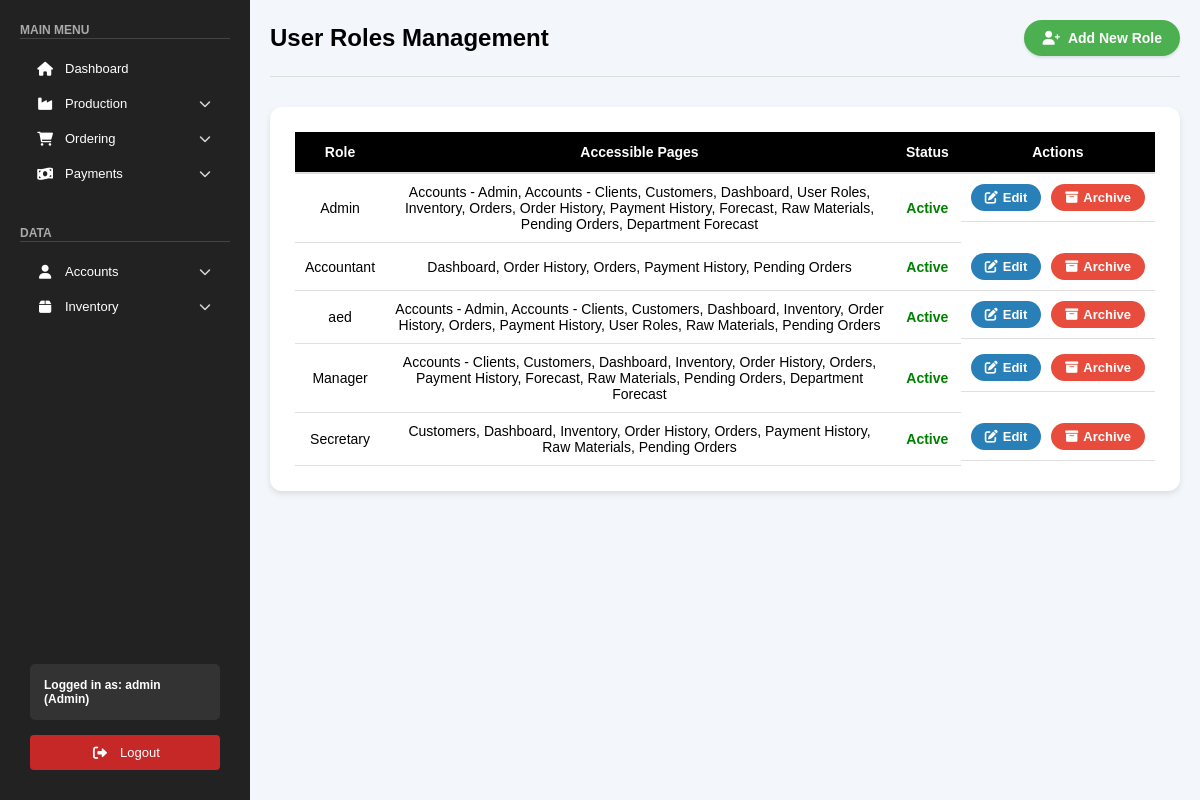
Page /public/pages/user_roles.php (signed in) on the earlier database version.
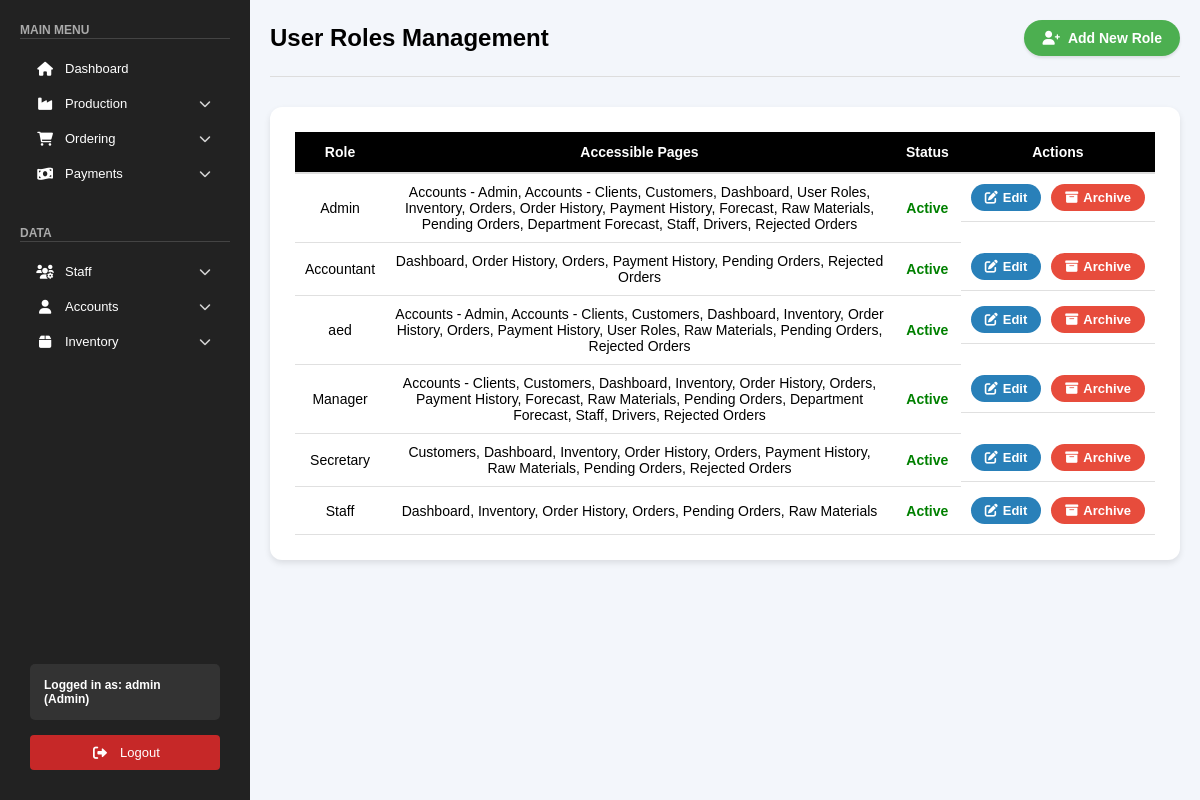
Same page on the later database version.
### tables this page shows
CREATE TABLE `roles` (
  `role_id` int(11) NOT NULL,
  `role_name` varchar(255) DEFAULT NULL,
  `status` enum('active','inactive') DEFAULT 'active',
  `pages` text NOT NULL
);

### public/pages/user_roles.php (the view, shortened to what this page needs)
<?php
include "../../backend/check_role.php";
$roles_query = "SELECT * FROM roles ORDER BY (role_name = 'admin') DESC, role_name ASC";
$roles_result = $conn->query($roles_query);
?>
<!DOCTYPE html>
<html lang="en">
<head>
    <link rel="stylesheet" href="/css/user_roles.css">
    <link rel="stylesheet" href="/css/sidebar.css">
    <link rel="stylesheet" href="https://cdnjs.cloudflare.com/ajax/libs/font-awesome/6.0.0/css/all.min.css">
</head>
<body>
    <?php include '../sidebar.php'; ?>
    <div class="main-content">
        <div class="accounts-header">
            <h1>User Roles Management</h1>
            <button onclick="showRoleForm()" class="add-account-btn">
                <i class="fas fa-user-plus"></i> Add New Role
            </button>
        </div>
        <div class="accounts-table-container">
            <table class="accounts-table">
                <thead>
                    <tr>
                        <th>Role</th>
                        <th>Accessible Pages</th>
                        <th>Status</th>
                        <th>Actions</th>
                    </tr>
                </thead>
                <tbody>
                    <?php while ($role = $roles_result->fetch_assoc()): ?>
                        <tr>
                            <td><?= htmlspecialchars($role['role_name']) ?></td>
                            <td><?= htmlspecialchars($role['pages'] ?? 'None') ?></td>
                            <td class="<?= $role['status'] == 'active' ? 'status-active' : 'status-inactive' ?>">
                                <?= htmlspecialchars(ucfirst($role['status'])) ?>
                            </td>
                            <td class="action-buttons">
                                <?php if ($role['role_name'] !== 'admin'): ?>
                                    <button type="button" class="edit-btn"
                                        onclick="showRoleForm('<?= $role['role_id'] ?>', '<?= htmlspecialchars($role['role_name']) ?>', '<?= htmlspecialchars($role['pages']) ?>')">
                                        <i class="fas fa-edit"></i> Edit
                                    </button>
                                    <form method="POST" action="../../backend/roles/manage_roles.php" style="display:inline;">
                                        <button type="submit" class="<?= $role['status'] == 'active' ? 'archive-btn' : 'activate-btn' ?>">
                                            <i class="fas fa-<?= $role['status'] == 'active' ? 'archive' : 'check' ?>"></i> <?= ucfirst($role['status'] == 'active' ? 'Archive' : 'Activate') ?>
                                        </button>
                                    </form>
                                <?php endif; ?>
                            </td>
                        </tr>
                    <?php endwhile; ?>
                </tbody>
            </table>
        </div>
    </div>
</body>
</html>

### public/sidebar.php (shortened to what this page needs)
<?php
include_once "../../backend/check_role.php";
if (isset($_SESSION['admin_user_id'])) {
    $username = $_SESSION['admin_username'] ?? 'Guest';
    $role = $_SESSION['admin_role'] ?? 'guest';
} else if (isset($_SESSION['client_user_id'])) {
    $username = $_SESSION['client_username'] ?? 'Guest';
    $role = $_SESSION['client_role'] ?? 'guest';
} else {
    $username = $_SESSION['username'] ?? 'Guest';
    $role = $_SESSION['role'] ?? 'guest';
}
$stmt = $conn->prepare("SELECT pages FROM roles WHERE role_name = ? AND status = 'active'");
$stmt->bind_param("s", $role);
$stmt->execute();
$stmt->bind_result($pages);
$allowedPages = array_map('trim', explode(',', $pages));
?>
<div class="sidebar">
    <div>
        <div class="menu-section">
            <span class="menu-title"><b>MAIN MENU</b></span>
            <hr>
            <?php if (in_array('Dashboard', $allowedPages)): ?>
                <a href="/public/pages/dashboard.php" class="menu-item">
                    <div>
                        <i class="fas fa-home"></i> Dashboard
                    </div>
                </a>
            <?php endif; ?>
            <?php if (in_array('Forecast', $allowedPages)): ?>
                <div class="submenu">
                    <span class="menu-item" onclick="toggleSubmenu(this)">
                        <div>
                            <i class="fas fa-industry"></i> Production
                        </div>
                        <i class="fas fa-chevron-down"></i>
                    </span>
                </div>
            <?php endif; ?>
            <?php if (in_array('Orders', $allowedPages) || in_array('Order History', $allowedPages) || in_array('Pending Orders', $allowedPages)): ?>
                <div class="submenu">
                    <span class="menu-item" onclick="toggleSubmenu(this)">
                        <div>
                            <i class="fas fa-shopping-cart"></i> Ordering
                        </div>
                        <i class="fas fa-chevron-down"></i>
                    </span>
                </div>
            <?php endif; ?>
            <?php if (in_array('Payment History', $allowedPages)): ?>
                <div class="submenu">
                    <span class="menu-item" onclick="toggleSubmenu(this)">
                        <div>
                            <i class="fas fa-money-bill-wave"></i> Payments
                        </div>
                        <i class="fas fa-chevron-down"></i>
                    </span>
                </div>
            <?php endif; ?>
        </div>
        <div class="menu-section">
            <span class="menu-title"><b>DATA</b></span>
            <hr>
            <?php if (in_array('Staff', $allowedPages) || in_array('Drivers', $allowedPages)): ?>
                <div class="submenu">
                    <span class="menu-item" onclick="toggleSubmenu(this)">
                        <div>
                            <i class="fas fa-users-cog"></i> Staff
                        </div>
                        <i class="fas fa-chevron-down"></i>
                    </span>
                </div>
            <?php endif; ?>
            <?php if (in_array('Accounts - Admin', $allowedPages) || in_array('Accounts - Clients', $allowedPages) || in_array('User Roles', $allowedPages)): ?>
                <div class="submenu">
                    <span class="menu-item" onclick="toggleSubmenu(this)">
                        <div>
                            <i class="fas fa-user"></i> Accounts
                        </div>
                        <i class="fas fa-chevron-down"></i>
                    </span>
                </div>
            <?php endif; ?>
            <?php if (in_array('Inventory', $allowedPages)): ?>
                <div class="submenu">
                    <span class="menu-item" onclick="toggleSubmenu(this)">
                        <div>
                            <i class="fas fa-box"></i> Inventory
                        </div>
                        <i class="fas fa-chevron-down"></i>
                    </span>
                </div>
            <?php endif; ?>
        </div>
    </div>
    <div class="account-section">
        <div class="account-info">
            Logged in as:
            <strong>
                <?php echo htmlspecialchars($username); ?>
            </strong> (<?= htmlspecialchars(ucfirst($role)) ?>)
        </div>
        <a href="/backend/logout.php" class="logout-btn">
            <i class="fas fa-sign-out-alt"></i> Logout
        </a>
    </div>
</div>

### css/user_roles.css (style rules this page uses)
body { font-family: Arial, sans-serif; background-color: #f3f6fb; margin: 0; box-sizing: border-box; }
.accounts-header { display: flex; justify-content: space-between; align-items: center; margin-bottom: 30px; padding-bottom: 20px; border-bottom: 1px solid #ddd; }
.accounts-header h1 { font-size: 24px; font-weight: bold; display: flex; align-items: center; gap: 12px; }
.add-account-btn { padding: 10px 18px; font-size: 14px; border: none; font-weight: bold; color: white; background-color: #4CAF50; border-radius: 20px; text-decoration: none; transition: 0.3s; display: flex; align-items: center; gap: 8px; box-shadow: 0px 2px 3px rgba(0, 0, 0, 0.1); }
.accounts-table-container { background-color: #ffffff; padding: 25px; border-radius: 12px; box-shadow: 0px 3px 6px rgba(0, 0, 0, 0.1); }
.accounts-table { width: 100%; border-collapse: collapse; font-size: 14px; }
.accounts-table th { background-color: black; color: white; font-weight: bold; padding: 12px; text-align: center; border-bottom: 2px solid #ddd; }
.accounts-table td { padding: 10px; text-align: center; border-bottom: 1px solid #e0e0e0; }
.action-buttons { display: flex; justify-content: center; gap: 10px; }
.edit-btn, .archive-btn { padding: 6px 14px; font-size: 13px; font-weight: 600; border-radius: 20px; text-decoration: none; transition: background-color 0.3s; display: flex; align-items: center; gap: 5px; border: none; }
.edit-btn { background-color: #2980b9; color: white; }
.archive-btn { background-color: #e74c3c; color: white; }
.status-active { color: green; font-weight: bold; }

### css/sidebar.css (style rules this page uses)
* { margin: 0; padding: 0; box-sizing: border-box; font-family: Arial, sans-serif; text-decoration: none; }
.sidebar { width: 250px; background: #222; color: white; padding: 20px; display: flex; flex-direction: column; justify-content: space-between; height: 100vh; position: fixed; left: 0; top: 0; }
.menu-section { margin-bottom: 32px; }
.menu-title { font-size: 12px; font-weight: bold; color: #aaa; margin-bottom: 10px; margin-top: 20px; }
hr { border: none; height: 1px; background: #444; margin-bottom: 12px; }
.menu-item { display: flex; align-items: center; justify-content: space-between; gap: 10px; background: none; border: none; color: white; font-size: 13px; font-weight: 400; padding: 10px 15px; width: 100%; text-align: left; cursor: pointer; transition: background 0.2s ease-in-out; border-radius: 4px; }
.submenu { display: flex; flex-direction: column; }
.menu-item .fa-chevron-down { font-size: 12px; transition: transform 0.3s cubic-bezier(0.4, 0, 0.2, 1); opacity: 0.8; }
.account-section { margin-top: auto; display: flex; flex-direction: column; align-items: stretch; gap: 5px; padding: 10px; width: 100%; background-color: #222; }
.account-info { background: #333; padding: 14px; border-radius: 5px; font-size: 12px; color: white; font-weight: bold; }
.logout-btn { display: flex; align-items: center; gap: 10px; background: #c62828; color: white; font-size: 13px; font-weight: 400; padding: 10px 15px; width: 100%; text-align: center; justify-content: center; cursor: pointer; transition: background 0.2s ease-in-out; border-radius: 4px; margin-top: 10px; }
.sidebar i { font-size: 14px; width: 20px; text-align: center; }
.menu-item > div { display: flex; align-items: center; gap: 10px; }
.main-content { margin-left: 250px; padding: 20px; width: calc(100% - 250px); box-sizing: border-box; overflow-x: auto; }

### public/sidebar.php (style rules this page uses)
.menu-item .fa-chevron-down { font-size: 12px; transition: transform 0.3s cubic-bezier(0.4, 0, 0.2, 1); opacity: 0.8; }
.submenu > .menu-item { cursor: pointer; }

Differences in the rows shown:
changed roles "Admin": pages "…Materials, Pending Orders, Department Forecast" → "…Materials, Pending Orders, Department Forecast, Staff, Drivers, Rejected Orders"
changed roles "Accountant": pages "Dashboard, Order History, Orders, Payment History, Pending Orders" → "Dashboard, Order History, Orders, Payment History, Pending Orders, Rejected Orders"
changed roles "aed": pages "Accounts - Admin, Accounts - Clients, Customers, Dashboard, Inventory, Order History, Orders, Payment History, User Roles, Raw Materials, Pending Orders" → "…Roles, Raw Materials, Pending Orders, Rejected Orders"
changed roles "Manager": pages "Accounts - Clients, Customers, Dashboard, Inventory, Order History, Orders, Payment History, Forecast, Raw Materials, Pending Orders, Department Forecast" → "…Materials, Pending Orders, Department Forecast, Staff, Drivers, Rejected Orders"
changed roles "Secretary": pages "Customers, Dashboard, Inventory, Order History, Orders, Payment History, Raw Materials, Pending Orders" → "Customers, Dashboard, Inventory, Order History, Orders, Payment History, Raw Materials, Pending Orders, Rejected Orders"
added roles: role_name "Staff", pages "Dashboard, Inventory, Order History, Orders, Pending Orders, Raw Materials", status "Active", status "Archive"
Other differences:
text now shown: "Staff"
